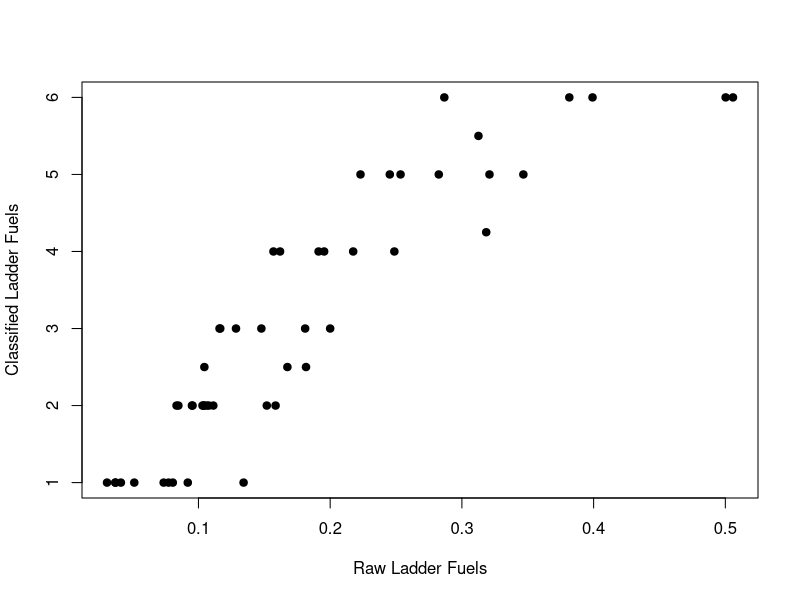
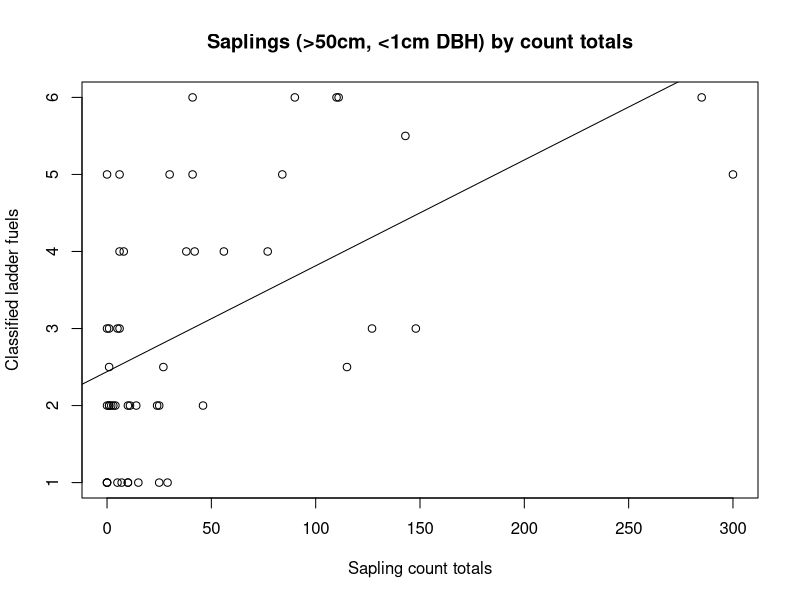
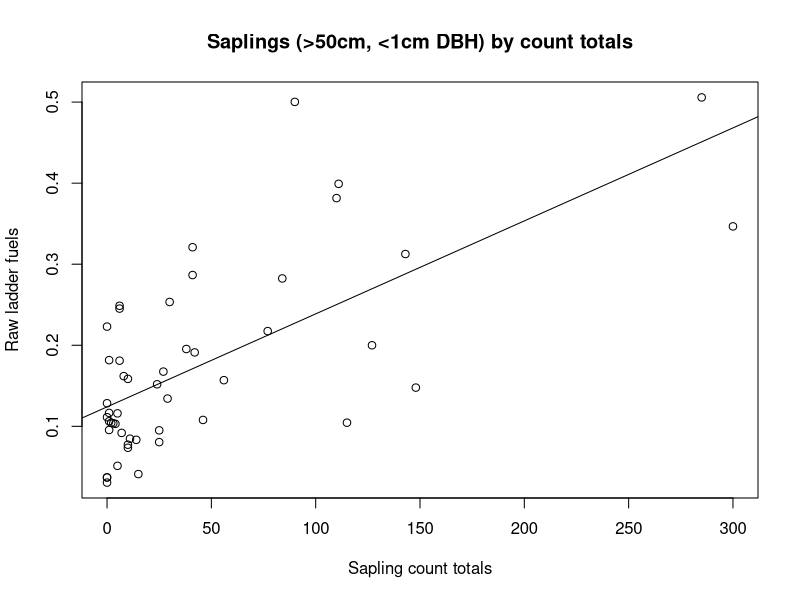
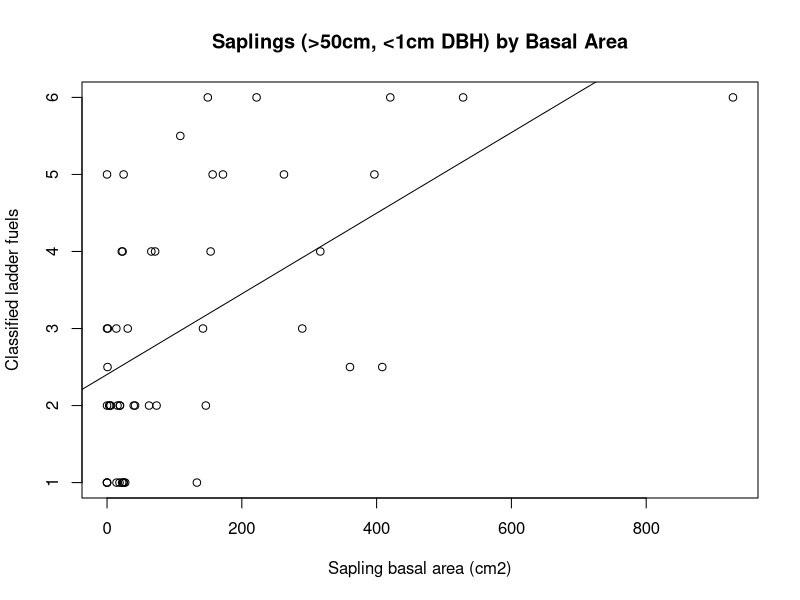
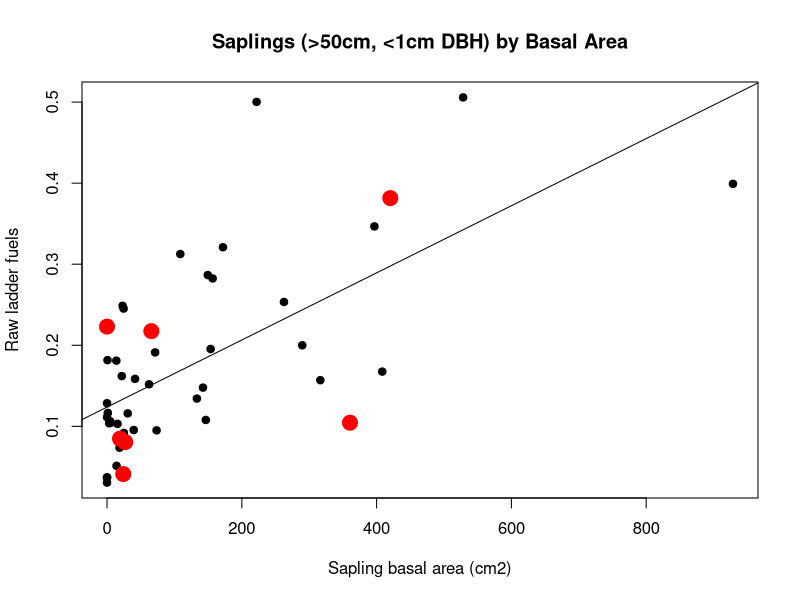
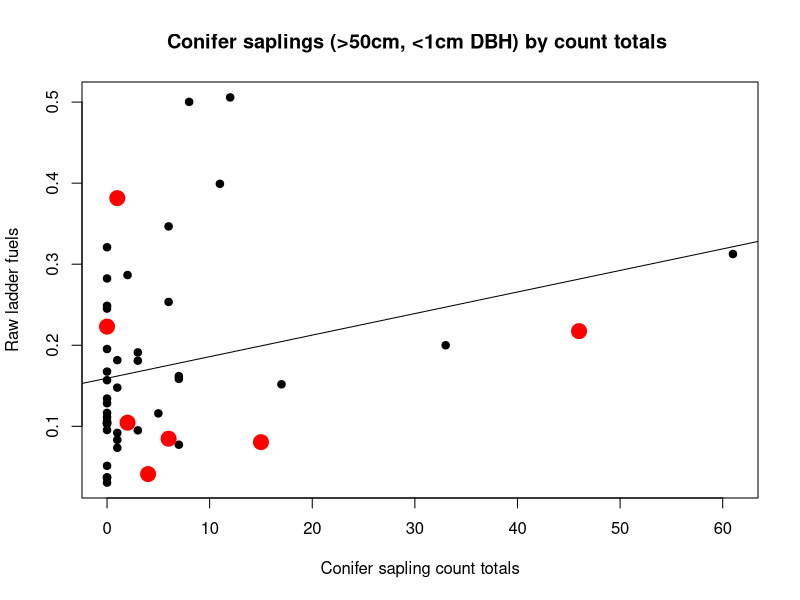
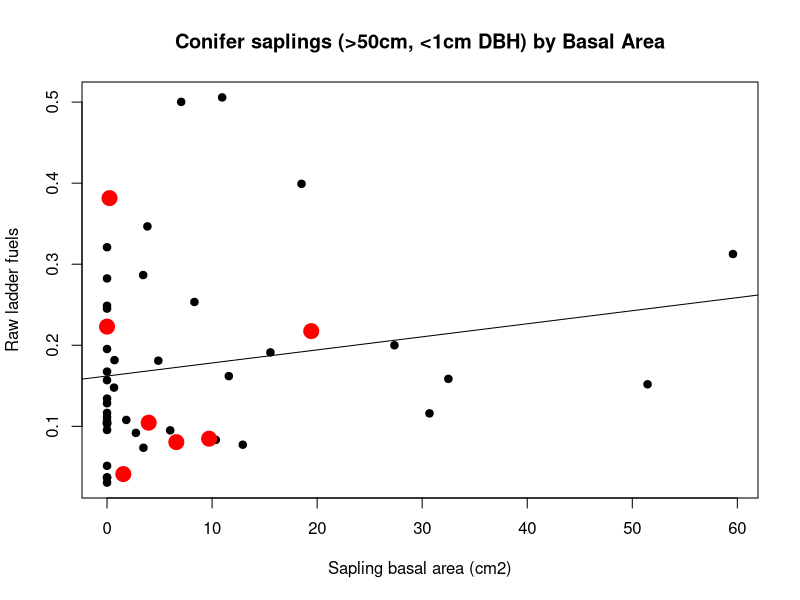
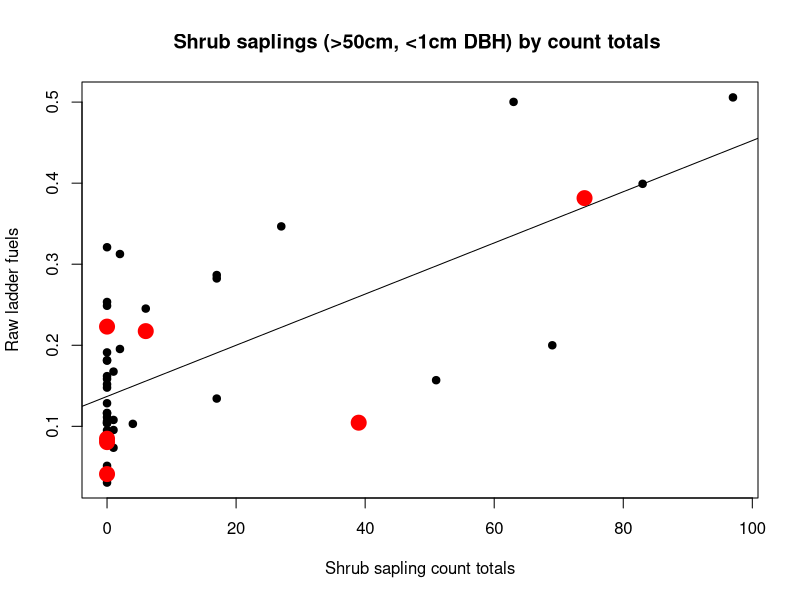

These figures' R source, in order: (Note: this script raises an error after producing the figures.)
# compare seju counts to ladder fuels
rm(list=ls())


#read in pl data frame 

pl <- read.csv("data/pl_data.csv")
pl$DF.rem <- 0
pl$DF.rem[c(20,21,49,40,41,6,25)] <- 1 #from a random word document*

plot(pl$cl~pl$rl,xlab='Raw Ladder Fuels',ylab='Classified Ladder Fuels',pch=19)
#saplings_all

plot(cl~sapling.count,data=pl[-28,],main = "Saplings (>50cm, <1cm DBH) by count totals",ylab='Classified ladder fuels',xlab='Sapling count totals')
fit <- lm(cl~sapling.count,data=pl[-28,])
abline(fit)
summary(fit)

plot(rl~sapling.count,data=pl[-28,],main = "Saplings (>50cm, <1cm DBH) by count totals",ylab='Raw ladder fuels',xlab='Sapling count totals')
fit <- lm(rl~sapling.count,data=pl[-28,])
abline(fit)
summary(fit)


plot(cl~sapling.BA,data=pl[-28,],main = "Saplings (>50cm, <1cm DBH) by Basal Area",ylab='Classified ladder fuels',xlab='Sapling basal area (cm2)')
fit <- lm(cl~sapling.BA,data=pl[-28,])
abline(fit)
summary(fit)

plot(rl~sapling.BA,data=pl[-28,],main = "Saplings (>50cm, <1cm DBH) by Basal Area",ylab='Raw ladder fuels',xlab='Sapling basal area (cm2)',pch=19)
points(rl~sapling.BA,data=pl[pl$DF.rem==1,],pch=19,col='red',cex=2)
fit <- lm(rl~sapling.BA,data=pl[-28,])
abline(fit)
summary(fit)

#conifer saplings

plot(rl~consap.count,data=pl[-28,],main = "Conifer saplings (>50cm, <1cm DBH) by count totals ",ylab='Raw ladder fuels',xlab='Conifer sapling count totals',pch=19)
points(rl~consap.count,data=pl[pl$DF.rem==1,],pch=19,col='red',cex=2)
fit <- lm(rl~consap.count,data=pl[-28,])
abline(fit)
summary(fit)

plot(rl~consap.BA,data=pl[-28,],main = "Conifer saplings (>50cm, <1cm DBH) by Basal Area",ylab='Raw ladder fuels',xlab='Sapling basal area (cm2)',pch=19)
points(rl~consap.BA,data=pl[pl$DF.rem==1,],pch=19,col='red',cex=2)
fit <- lm(rl~consap.BA,data=pl[-28,])
abline(fit)
summary(fit)

#shrub species_saplings

plot(rl~shrubsap.count,data=pl[-28,],main = "Shrub saplings (>50cm, <1cm DBH) by count totals ",ylab='Raw ladder fuels',xlab='Shrub sapling count totals',pch=19)
points(rl~shrubsap.count,data=pl[pl$DF.rem==1,],pch=19,col='red',cex=2)
fit <- lm(rl~shrubsap.count,data=pl[-28,])
abline(fit)
summary(fit)

plot(rl~shrubsap.BA,data=pl[-28,],main = "Shrub saplings (>50cm, <1cm DBH) by Basal Area",ylab='Raw ladder fuels',xlab='Shrub sapling basal area (cm2)',pch=19)
points(rl~shrubsap.BA,data=pl[pl$DF.rem==1,],pch=19,col='red',cex=2)
fit <- lm(rl~shrubsap.BA,data=pl[-28,])
abline(fit)
summary(fit)

#hardwood species_saplings

plot(rl~htsap.count,data=pl[-28,],main = "Hardwood species saplings (>50cm, <1cm DBH) by count totals ",ylab='Raw ladder fuels',xlab='Hardwood species sapling count totals',pch=19)
points(rl~htsap.count,data=pl[pl$DF.rem==1,],pch=19,col='red',cex=2)
fit <- lm(rl~htsap.count,data=pl[-28,])
abline(fit)
summary(fit)

plot(rl~htsap.BA,data=pl[-28,],main = "Hardwood species saplings (>50cm, <1cm DBH) by Basal Area",ylab='Raw ladder fuels',xlab='Hardwood species sapling basal area (cm2)',pch=19)
points(rl~htsap.BA,data=pl[pl$DF.rem==1,],pch=19,col='red',cex=2)
fit <- lm(rl~htsap.BA,data=pl[-28,])
abline(fit)
summary(fit)

#small trees_all

#plot(cl~TBA_1_3,data=pl, main = "Small trees (1-3cm DBH) by Basal Area",ylab='Classified ladder #fuels',xlab='Small tree (1-3cm DBH) basal area (cm2)',pch=19)
#fit <- lm(cl~TBA_1_3,data=pl)
#abline(fit)
#summary(fit)


plot(rl~TBA_1_3,data=pl, main = "Small trees (1-3cm DBH) by Basal Area",ylab='Raw ladder fuels',xlab='Small tree (1-3cm DBH) basal area (cm2)',pch=19)
fit <- lm(rl~TBA_1_3,data=pl)
abline(fit)
summary(fit)

plot(rl~TBA_3_5,data=pl, main = "Small trees (3-5cm DBH) by Basal Area",ylab='Raw ladder fuels',xlab='Small tree (3_5 cm DBH) basal area (cm2)',pch=19)
fit <- lm(rl~TBA_3_5,data=pl)
abline(fit)
summary(fit)

plot(rl~TBA_5_7,data=pl, main = "Small trees (5-7cm DBH) by Basal Area",ylab='Raw ladder fuels',xlab='Small tree (5-7cm DBH) basal area (cm2)',pch=19)
fit <- lm(rl~TBA_5_7,data=pl)
abline(fit)
summary(fit)

plot(rl~TBA_7_10,data=pl, main = "Small trees (7-10cm DBH) by Basal Area",ylab='Raw ladder fuels',xlab='Small tree (7-10cm DBH) basal area (cm2)',pch=19)
fit <- lm(rl~TBA_7_10,data=pl)
abline(fit)
summary(fit)

#conifer trees

plot(rl~conTBA_1_3,data=pl, main = "Small conifer trees (1-3cm DBH) by Basal Area",ylab='Raw ladder fuels',xlab='Small conifer tree (1-3cm DBH) basal area (cm2)',pch=19)
fit <- lm(rl~conTBA_1_3,data=pl)
abline(fit)
summary(fit)

plot(rl~conTBA_3_5,data=pl, main = "Small conifer trees (3-5cm DBH) by Basal Area",ylab='Raw ladder fuels',xlab='Small conifer tree (3_5 cm DBH) basal area (cm2)',pch=19)
fit <- lm(rl~conTBA_3_5,data=pl)
abline(fit)
summary(fit)

plot(rl~conTBA_5_7,data=pl, main = "Small conifer trees (5-7cm DBH) by Basal Area",ylab='Raw ladder fuels',xlab='Small conifer tree (5-7cm DBH) basal area (cm2)',pch=19)
fit <- lm(rl~conTBA_5_7,data=pl)
abline(fit)
summary(fit)

plot(rl~conTBA_7_10,data=pl, main = "Small conifer trees (7-10cm DBH) by Basal Area",ylab='Raw ladder fuels',xlab='Small conifer tree (7-10cm DBH) basal area (cm2)',pch=19)
fit <- lm(rl~conTBA_7_10,data=pl)
abline(fit)
summary(fit)

#shrub species_trees

plot(rl~shrubTBA_1_3,data=pl, main = "Shrub species small trees (1-3cm DBH) by Basal Area",ylab='Raw ladder fuels',xlab='Shrub species small tree (1-3cm DBH) basal area (cm2)',pch=19)
fit <- lm(rl~shrubTBA_1_3,data=pl)
abline(fit)
summary(fit)

plot(rl~shrubTBA_3_5,data=pl, main = "Shrub species small trees (3-5cm DBH) by Basal Area",ylab='Raw ladder fuels',xlab='Shrub species small tree (3_5 cm DBH) basal area (cm2)',pch=19)
fit <- lm(rl~shrubTBA_3_5,data=pl)
abline(fit)
summary(fit)

plot(rl~shrubTBA_5_7,data=pl, main = "Shrub species small trees (5-7cm DBH) by Basal Area",ylab='Raw ladder fuels',xlab='Shrub species small tree (5-7cm DBH) basal area (cm2)',pch=19)
fit <- lm(rl~shrubTBA_5_7,data=pl)
abline(fit)
summary(fit)

plot(rl~shrubTBA_7_10,data=pl, main = "Shrub species small trees (7-10cm DBH) by Basal Area",ylab='Raw ladder fuels',xlab='Shrub species small tree (7-10cm DBH) basal area (cm2)',pch=19)
fit <- lm(rl~shrubTBA_7_10,data=pl)
abline(fit)
summary(fit)

# Multiple regression of contribution of saplings vs. small trees
head(pl)
cor(pl[,c('sapling.BA','TBA_1_3','TBA_3_5','TBA_5_7','TBA_7_10')])
pl$TBA_1_5 <- pl$TBA_1_3 + pl$TBA_3_5
pl$TBA_5_10 <- pl$TBA_5_7 + pl$TBA_7_10

cor(pl[-28,c('sapling.BA','TBA_1_5','TBA_5_10')])

fit <- glm(rl~sapling.BA + TBA_1_5,data=pl[-28,])
summary(fit)

plot(rl~sapling.BA,data=pl[-28,])
fit <- lm(rl~sapling.BA,data=pl[-28,])
summary(fit)

plot(rl~TBA_1_5,data=pl[-28,])
fit <- lm(rl~TBA_1_5,data=pl[-28,])
summary(fit)

plot(rl~TBA_1_3,data=pl[-28,])
fit <- lm(rl~TBA_1_3,data=pl[-28,])
summary(fit)

plot(rl~TBA_3_5,data=pl[-28,])
fit <- lm(rl~TBA_3_5,data=pl[-28,])
summary(fit)

#####This was used before creating main "pl" dataframe for pepperwood ladderfuels####

# read in seju data summarized by plot
seju.data.p <- read.csv('data/seju_data_p.csv')
dim(seju.data.p)

# read in ladder fuel data
ld <- read.csv('data/mean_ladder_fuel_54.csv')
dim(ld)

seju.data.p$ld <- ld$ld[1:50]
seju.data.p$rl <- ld$rl[1:50]
head(seju.data.p)

#plot(seju.data.p$ld~seju.data.p$Total.Number)
plot(ld~Total.Number,data=seju.data.p)
fit <- lm(ld~Total.Number,data=seju.data.p)
abline(fit)

# compare saplings
saplings.p <- read.csv('data/saplings_p.csv')
dim(saplings.p)

saplings.p$ld <- ld$ld[1:50]
saplings.p$rl <- ld$rl[1:50]
head(saplings.p)

# run these lines to replace NAs with zeros
saplings.p$Basal.Area[which(is.na(saplings.p$Basal.Area))] <- 0
saplings.p$Count[which(is.na(saplings.p$Count))] <- 0

plot(ld~Basal.Area,data=saplings.p[-28,],main = "Saplings (>50cm, <1cm DBH) by Basal Area")
fit <- lm(ld~Basal.Area,data=saplings.p[-28,])
abline(fit)
summary(fit)

plot(rl~Basal.Area,data=saplings.p[-28,],main = "Saplings (>50cm, <1cm DBH) by Basal Area")
fit <- lm(rl~Basal.Area,data=saplings.p[-28,])
abline(fit)
summary(fit)

plot(ld~Count,data=saplings.p[-28,],main = "Saplings (>50cm, <1cm DBH) by count totals")
fit <- lm(ld~Count,data=saplings.p[-28,])
abline(fit)
summary(fit)

plot(rl~Count,data=saplings.p[-28,],main = "Saplings (>50cm, <1cm DBH) by count totals")
fit <- lm(rl~Count,data=saplings.p[-28,])
abline(fit)
summary(fit)

# compare small trees
smalltrees.p <- read.csv('data/trees_1_5_p.csv')
dim(smalltrees.p)

smalltrees.p$ld <- ld$ld[1:50]
smalltrees.p$rl <- ld$rl[1:50]
head(smalltrees.p)

# run these lines to replace NAs with zeros
smalltrees.p$Basal.Area[which(is.na(smalltrees.p$Basal.Area))] <- 0
#smalltrees.p$Count[which(is.na(smalltrees.p$Count))] <- 0

smalltrees.p$log10.Basal.Area <- log10(smalltrees.p$Basal.Area+1)
smalltrees.p$log10.rl <- log10(smalltrees.p$rl+1)

plot(ld~Basal.Area,data=smalltrees.p, main = "Small trees (1-5cm DBH) by Basal Area")
fit <- lm(ld~Basal.Area,data=smalltrees.p)
abline(fit)
summary(fit)

#uncomment to identify specific points
#identify(smalltrees.p$ld~smalltrees.p$Basal.Area)

plot(rl~Basal.Area,data=smalltrees.p, main = "Small trees (1-5cm DBH) by Basal Area")
fit <- lm(rl~Basal.Area,data=smalltrees.p)
abline(fit)
summary(fit)

plot(log10.rl~log10.Basal.Area,data=smalltrees.p,main = "Small trees (1-5cm DBH) by Basal Area")
fit <- lm(log10.rl~log10.Basal.Area,data=smalltrees.p)
abline(fit)
summary(fit)



# raw vs. classified
plot(ld~rl,data=smalltrees.p)

## add together small trees and saplings
head(saplings.p)
head(smalltrees.p)
smalltrees.p$sap.smtr.BA <- saplings.p$Basal.Area+smalltrees.p$Basal.Area

plot(ld~sap.smtr.BA,data=smalltrees.p[-28,])
fit <- lm(ld~sap.smtr.BA,data=smalltrees.p[-28,])
abline(fit)
summary(fit)
identify(smalltrees.p$ld[-28]~smalltrees.p$sap.smtr.BA[-28])
